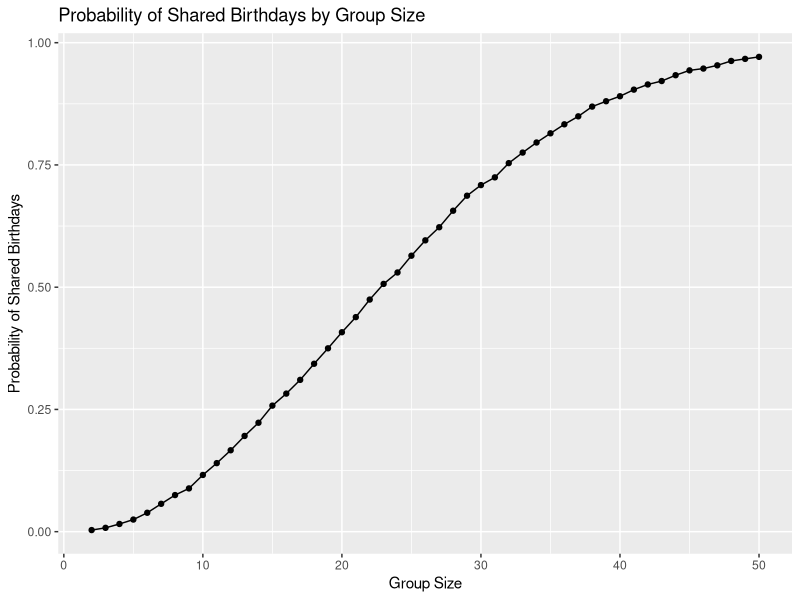

Reproduce this figure in R.
## ---- chunk 1
library(tidyverse)
## ---- chunk 2
set.seed(123)

birthday_sim = function(n) {
  birthdays = sample(1:365, size = n, replace = TRUE)
  any(duplicated(birthdays))
}

birthday_probability = function(n) {
  results = map_lgl(1:10000, ~ birthday_sim(n))
  mean(results)
}

birthday_df = tibble(
  group_size = 2:50,
  probability = map_dbl(group_size, birthday_probability)
)

ggplot(birthday_df, aes(x = group_size, y = probability)) +
  geom_line() +
  geom_point() +
  labs(
    title = "Probability of Shared Birthdays by Group Size",
    x = "Group Size",
    y = "Probability of Shared Birthdays"
  )
